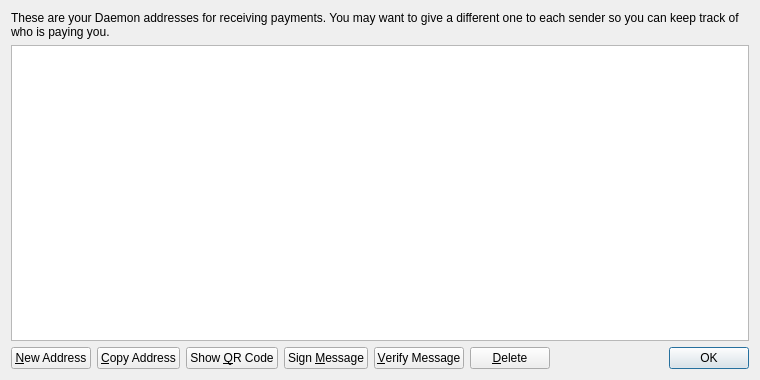
<?xml version="1.0" encoding="UTF-8"?>
<ui version="4.0">
 <class>AddressBookPage</class>
 <widget class="QWidget" name="AddressBookPage">
  <property name="geometry">
   <rect>
    <x>0</x>
    <y>0</y>
    <width>760</width>
    <height>380</height>
   </rect>
  </property>
  <property name="windowTitle">
   <string>Address Book</string>
  </property>
  <layout class="QVBoxLayout" name="verticalLayout">
   <item>
    <widget class="QLabel" name="labelExplanation">
     <property name="text">
      <string>These are your Daemon addresses for receiving payments. You may want to give a different one to each sender so you can keep track of who is paying you.</string>
     </property>
     <property name="textFormat">
      <enum>Qt::PlainText</enum>
     </property>
     <property name="wordWrap">
      <bool>true</bool>
     </property>
    </widget>
   </item>
   <item>
    <widget class="QTableView" name="tableView">
     <property name="contextMenuPolicy">
      <enum>Qt::CustomContextMenu</enum>
     </property>
     <property name="toolTip">
      <string>Double-click to edit address or label</string>
     </property>
     <property name="tabKeyNavigation">
      <bool>false</bool>
     </property>
     <property name="selectionMode">
      <enum>QAbstractItemView::SingleSelection</enum>
     </property>
     <property name="selectionBehavior">
      <enum>QAbstractItemView::SelectRows</enum>
     </property>
     <property name="sortingEnabled">
      <bool>true</bool>
     </property>
     <attribute name="verticalHeaderVisible">
      <bool>false</bool>
     </attribute>
    </widget>
   </item>
   <item>
    <layout class="QHBoxLayout" name="horizontalLayout">
     <item>
      <widget class="QPushButton" name="newAddressButton">
       <property name="toolTip">
        <string>Create a new address</string>
       </property>
       <property name="text">
        <string>&amp;New Address</string>
       </property>
      </widget>
     </item>
     <item>
      <widget class="QPushButton" name="copyToClipboard">
       <property name="toolTip">
        <string>Copy the currently selected address to the system clipboard</string>
       </property>
       <property name="text">
        <string>&amp;Copy Address</string>
       </property>
      </widget>
     </item>
     <item>
      <widget class="QPushButton" name="showQRCode">
       <property name="text">
        <string>Show &amp;QR Code</string>
       </property>
      </widget>
     </item>
     <item>
      <widget class="QPushButton" name="signMessage">
       <property name="toolTip">
        <string>Sign a message to prove you own a Daemon address</string>
       </property>
       <property name="text">
        <string>Sign &amp;Message</string>
       </property>
      </widget>
     </item>
     <item>
      <widget class="QPushButton" name="verifyMessage">
       <property name="toolTip">
        <string>Verify a message to ensure it was signed with a specified Daemon address</string>
       </property>
       <property name="text">
        <string>&amp;Verify Message</string>
       </property>
      </widget>
     </item>
     <item>
      <widget class="QPushButton" name="deleteButton">
       <property name="toolTip">
        <string>Delete the currently selected address from the list</string>
       </property>
       <property name="text">
        <string>&amp;Delete</string>
       </property>
      </widget>
     </item>
     <item>
      <spacer name="horizontalSpacer">
       <property name="orientation">
        <enum>Qt::Horizontal</enum>
       </property>
       <property name="sizeHint" stdset="0">
        <size>
         <width>40</width>
         <height>20</height>
        </size>
       </property>
      </spacer>
     </item>
     <item>
      <widget class="QDialogButtonBox" name="buttonBox">
       <property name="sizePolicy">
        <sizepolicy hsizetype="Maximum" vsizetype="Fixed">
         <horstretch>0</horstretch>
         <verstretch>0</verstretch>
        </sizepolicy>
       </property>
       <property name="standardButtons">
        <set>QDialogButtonBox::Ok</set>
       </property>
      </widget>
     </item>
    </layout>
   </item>
  </layout>
 </widget>
 <resources>
  <include location="../bitcoin.qrc"/>
 </resources>
 <connections/>
</ui>
